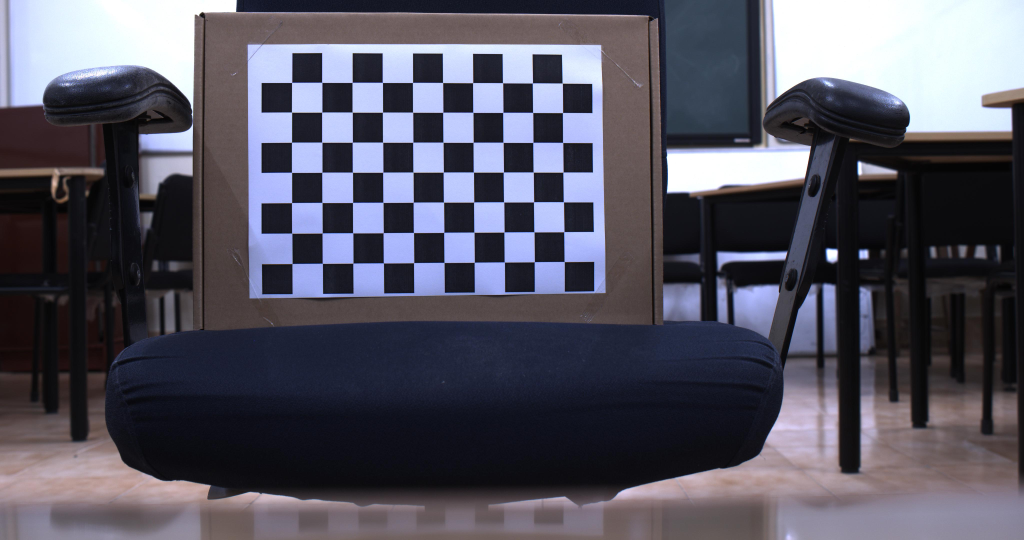
#> input picture Data/1.jpeg, 4096 x 2160 px (shown at 1/4 size); its folder holds only this picture in this run
$ python camera_calibration.py
#> lines starting #> are read from the running program, lines starting #| are printed output that depends on the picture; after the words box and inside, x2 and y2 are one past the last pixel; in counts of white or black regions, pixels touching at a corner belong together; long printed decimals are rounded
import numpy as np
import cv2
import glob
import os


#import pathlab

corner_x=10 # number of chessboard corner in x direction
corner_y=7 # number of chessboard corner in y direction

# termination criteria
criteria = (cv2.TERM_CRITERIA_EPS + cv2.TERM_CRITERIA_MAX_ITER, 100, 0.001)

# prepare object points, like (0,0,0), (1,0,0), (2,0,0) ....,(6,5,0)
objp = np.zeros((corner_y*corner_x,3), np.float32)
objp[:,:2] = np.mgrid[0:corner_x,0:corner_y].T.reshape(-1,2)

# Arrays to store object points and image points.
objpoints = [] # 3d point in real world space
jpegpoints = [] # 2d points in image plane.


images =glob.glob('./Data/*.jpeg')


found = 0
for fname in images: # here, 10 can be changed to whatever number you like to choose
    jpeg = cv2.imread(fname) # capture frame by frame
#> jpeg is the input picture: shape (2160, 4096, 3); mean B, G, R 96.6, 84.2, 85.7
    jpeg=cv2.resize(jpeg,(700,700))
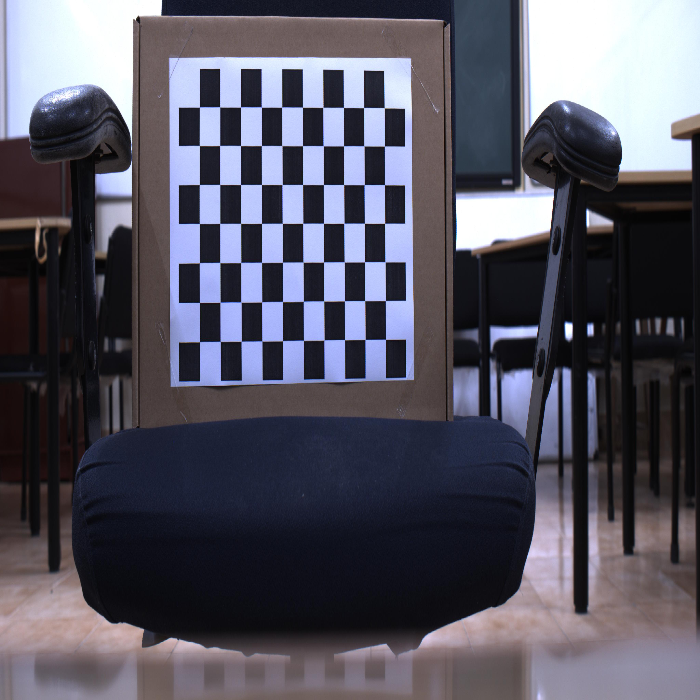
#> jpeg: shape (700, 700, 3); mean B, G, R 96.5, 84.1, 85.6
    cv2.imshow('jpeg', jpeg)
    cv2.waitKey(50)
    print(fname)
    gray = cv2.cvtColor(jpeg, cv2.COLOR_BGRA2GRAY)
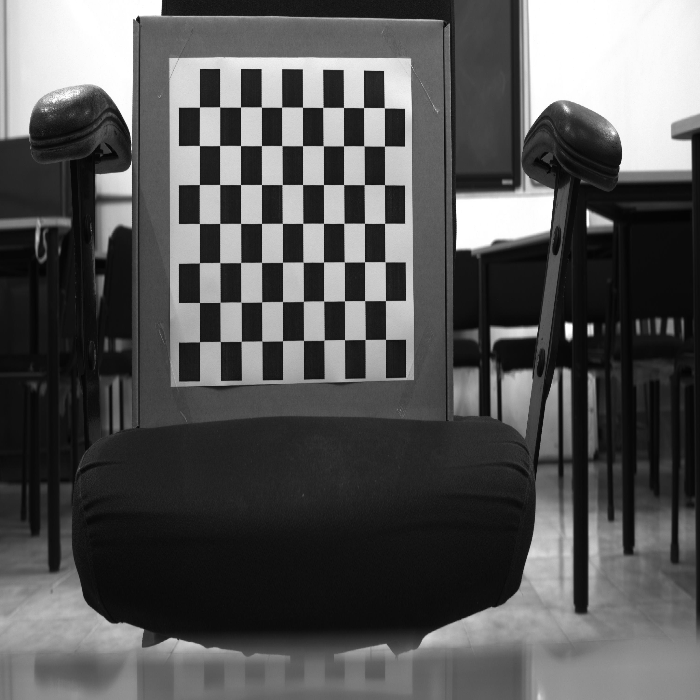
#> gray: shape (700, 700); min 3, max 255, mean 85.9

    # find the chess board corners
    ret, corners = cv2.findChessboardCorners(gray, (corner_x,corner_y), None)
#> ret = True; corners = 70 rows, first 8: [385.5, 339.4], [365.2, 339.5], [344.5, 339.6], [324.1, 340], [303.5, 340.4], [282.5, 340.7], [261.8, 341], [241.3, 341.4]
    # if found, pass object points, image points (after refining them)
    if ret == True:

        objpoints.append(objp) #Certainly, every loop objp is the same in 3D
        corners2 = cv2.cornerSubPix(gray,corners,(5,5),(-1,-1),criteria)
#> corners2 = 70 rows, first 8: [385.5, 339.4], [365.2, 339.5], [344.5, 339.7], [324, 340.1], [303.5, 340.4], [282.5, 340.7], [261.8, 341.1], [241.3, 341.4]
        jpegpoints.append(corners2)
        # Draw and display the corners
        jpeg = cv2.drawChessboardCorners(jpeg, (corner_x,corner_y), corners2, ret)
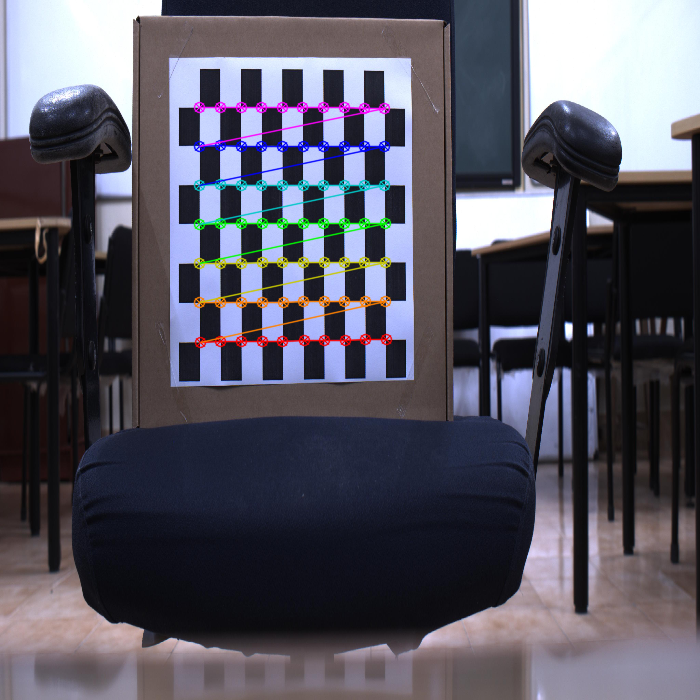
#> jpeg: shape (700, 700, 3); 2.59% of pixels changed, all inside (x1, y1, x2, y2) = (193, 101, 393, 349)
        found += 1
        jpeg=cv2.resize(jpeg,(700,700))
        cv2.imshow('chessboard', jpeg)
        cv2.waitKey(0)
        # if you want to save images with detected corners


print("number of images used for calibration: ", found)


#calibration
ret, mtx, dist, rvecs, tvecs = cv2.calibrateCamera(objpoints, jpegpoints, gray.shape[::-1], None, None)
#> ret = 0.201; mtx = [[1283.1, 0, 352], [0, 2406.7, 236.4], [0, 0, 1]]; dist = [[0.405, -11.47, 0.0069, 0.0202, -1053.6]]; rvecs = ([-0.228, 0.0995, 3.13],); tvecs = ([1.62, 2.65, 62.13],)

# transforms the matrix distortion coefficients to writeable lists
data= {'camera_matrix': np.asarray(mtx).tolist(), 'dist_coeff': np.asarray(dist).tolist()}
#> data = {'camera_matrix': [[1283.1, 0, 352], [0, 2406.7, 236.4], [0, 0, 1]], 'dist_coeff': [[0.405, -11.47, 0.0069, 0.0202, -1053.6]]}
print("Intrinsic Camera matrix:\n",mtx)
#| Intrinsic Camera matrix:
#|  [[1.28309675e+03 0.00000000e+00 3.52020160e+02]
#|  [0.00000000e+00 2.40671800e+03 2.36403547e+02]
#|  [0.00000000e+00 0.00000000e+00 1.00000000e+00]]
print("Distortion Coefficients:\n",dist)
#| Distortion Coefficients:
#|  [[ 4.05013782e-01 -1.14669729e+01  6.89807131e-03  2.02059148e-02
#|   -1.05359659e+03]]


cv2.destroyAllWindows()

$ run again, on Data/13.jpeg
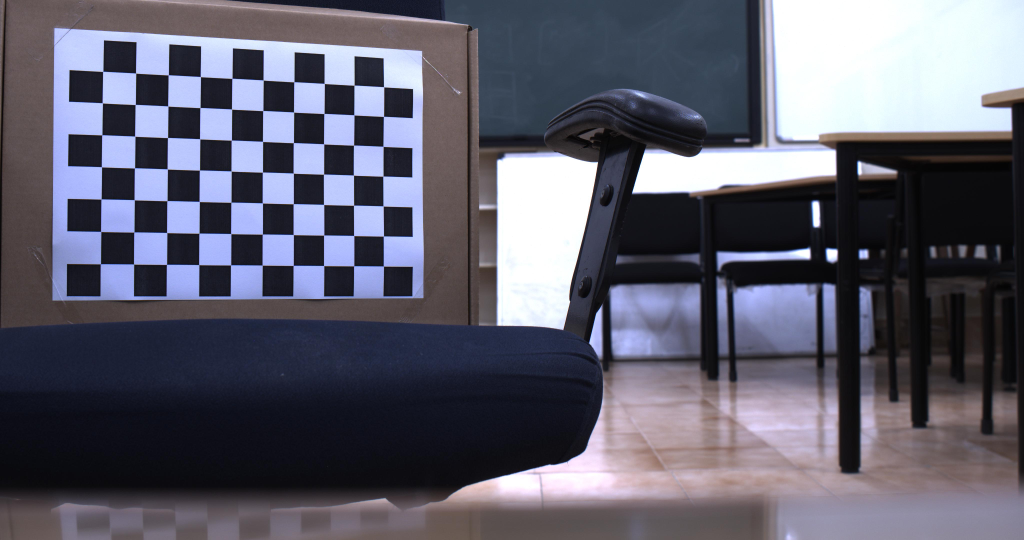
#> input picture Data/13.jpeg, 4096 x 2160 px (shown at 1/4 size)
#> jpeg is the input picture: shape (2160, 4096, 3); mean B, G, R 108.1, 94.3, 95
#> `gray = cv2.cvtColor(jpeg, cv2.COLOR_BGRA2GRAY)`:
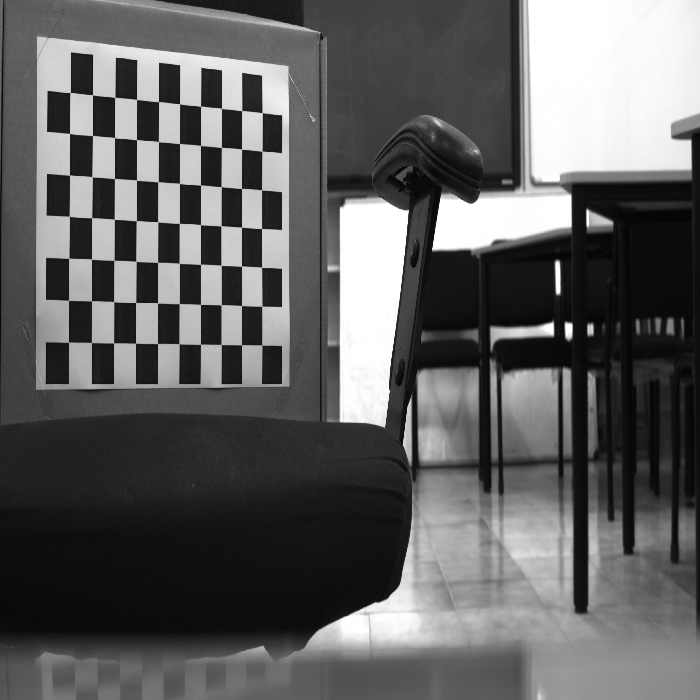
#> gray: shape (700, 700); min 3, max 255, mean 96
#> `ret, corners = cv2.findChessboardCorners(gray, (corner_x,corner_y), No..`: ret = True; corners = 70 rows, first 8: [261.8, 345], [241.5, 344.7], [221.2, 344.5], [200.5, 344.3], [179, 343.7], [157.5, 343.5], [135.5, 343.3], [113.6, 342.8]
#> corners2 = 70 rows, first 8: [261.8, 345], [241.5, 344.7], [221.2, 344.5], [200.5, 344.3], [179, 343.7], [157.5, 343.5], [135.5, 343.2], [113.6, 342.8]
#> `jpeg = cv2.drawChessboardCorners(jpeg, (corner_x,corner_y), corners2, ..`:
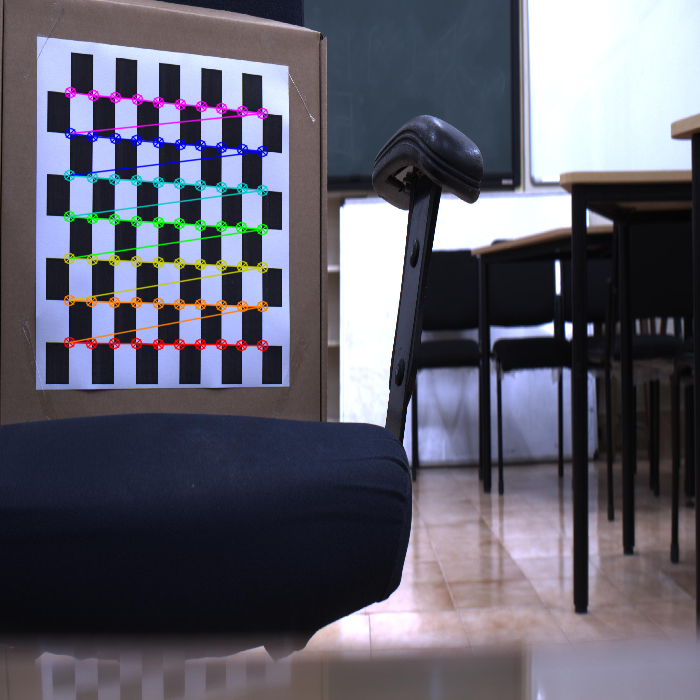
#> jpeg: shape (700, 700, 3); mean B, G, R 107.4, 94.2, 95.3
#> `ret, mtx, dist, rvecs, tvecs = cv2.calibrateCamera(objpoints, jpegpoin..`: ret = 0.197; mtx = [[737.4, 0, 336.4], [0, 1400.4, 346.1], [0, 0, 1]]; dist = [[-0.0342, -0.174, -0.00117, 0.009, 0.537]]; rvecs = ([0.514, -0.0696, -3.1],); tvecs = ([-3.63, -0.0248, 35.77],)
#> data = {'camera_matrix': [[737.4, 0, 336.4], [0, 1400.4, 346.1], [0, 0, 1]], 'dist_coeff': [[-0.0342, -0.174, -0.00117, 0.009, 0.537]]}
#| Intrinsic Camera matrix:
#|  [[7.37382353e+02 0.00000000e+00 3.36350843e+02]
#|  [0.00000000e+00 1.40039829e+03 3.46086621e+02]
#|  [0.00000000e+00 0.00000000e+00 1.00000000e+00]]
#| Distortion Coefficients:
#|  [[-0.03419 -0.1737 -0.001165  0.008999   0.5365]]

$ run again, on Data/14.jpeg
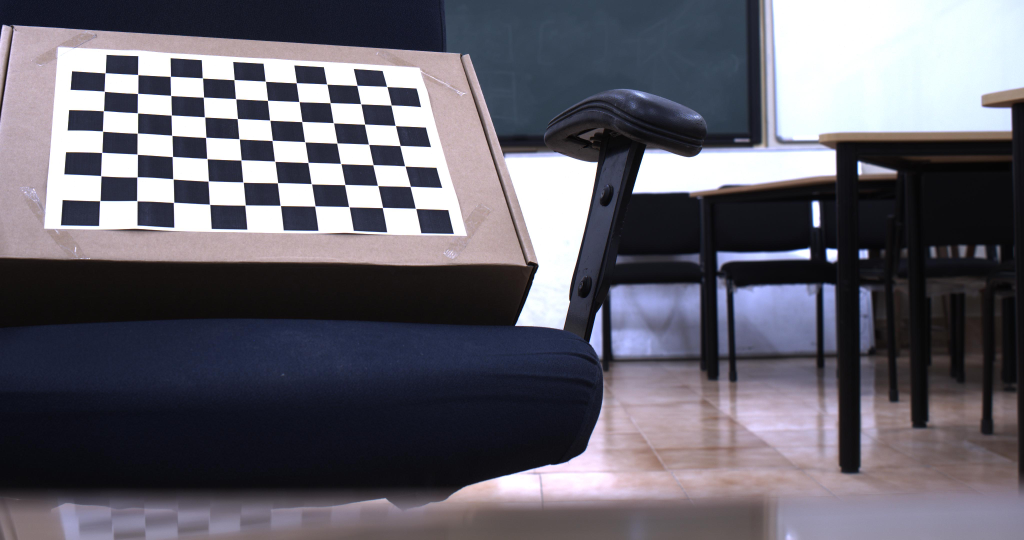
#> input picture Data/14.jpeg, 4096 x 2160 px (shown at 1/4 size)
#> jpeg is the input picture: shape (2160, 4096, 3); mean B, G, R 107.8, 98.3, 100.4
#> `gray = cv2.cvtColor(jpeg, cv2.COLOR_BGRA2GRAY)`:
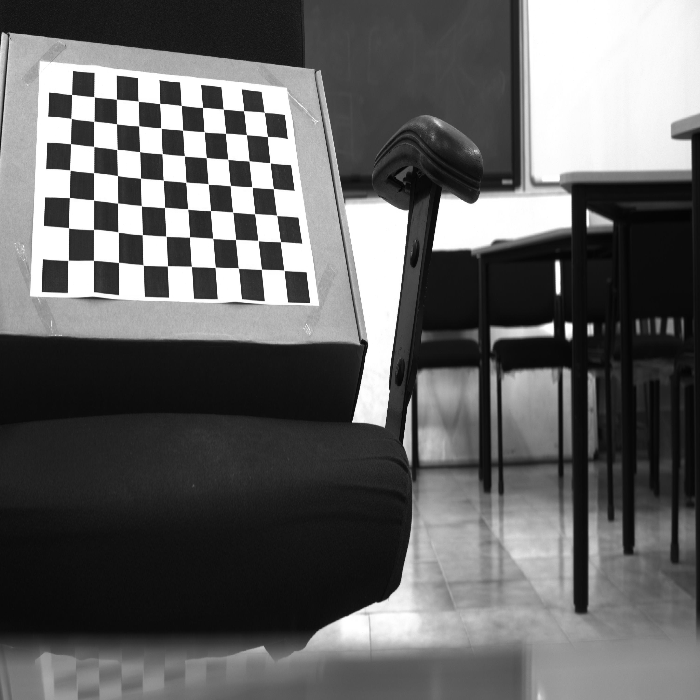
#> gray: shape (700, 700); min 4, max 255, mean 99.9
#> `ret, corners = cv2.findChessboardCorners(gray, (corner_x,corner_y), No..`: ret = True; corners = 70 rows, first 8: [283.9, 270.3], [261.5, 269.3], [238.5, 268.1], [215.3, 267.3], [191.5, 266.4], [167.4, 265.8], [143.3, 265.1], [118.5, 262.5]
#> corners2 = 70 rows, first 8: [284.1, 270.2], [261.6, 269.3], [238.2, 268], [215.3, 267.3], [191.4, 266.4], [167.4, 265.8], [143.3, 265.1], [118.5, 262.5]
#> `jpeg = cv2.drawChessboardCorners(jpeg, (corner_x,corner_y), corners2, ..`:
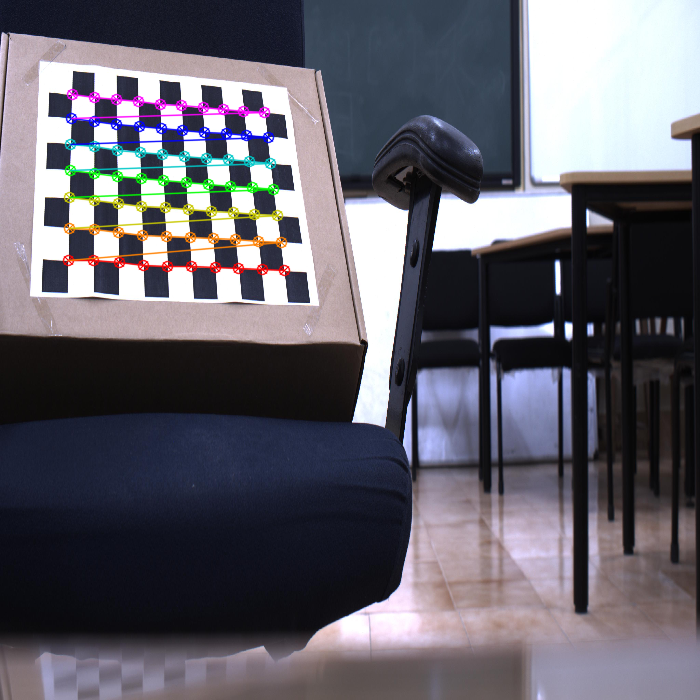
#> jpeg: shape (700, 700, 3); mean B, G, R 106.8, 97.6, 100
#> `ret, mtx, dist, rvecs, tvecs = cv2.calibrateCamera(objpoints, jpegpoin..`: ret = 0.651; mtx = [[845.5, 0, 291.5], [0, 2015.8, 358], [0, 0, 1]]; dist = [[0.659, -7.09, -0.0445, 0.016, 34.71]]; rvecs = ([-0.277, 1.42, 2.68],); tvecs = ([-0.327, -1.59, 36.91],)
#> data = {'camera_matrix': [[845.5, 0, 291.5], [0, 2015.8, 358], [0, 0, 1]], 'dist_coeff': [[0.659, -7.09, -0.0445, 0.016, 34.71]]}
#| Intrinsic Camera matrix:
#|  [[8.45515425e+02 0.00000000e+00 2.91530014e+02]
#|  [0.00000000e+00 2.01582478e+03 3.57970414e+02]
#|  [0.00000000e+00 0.00000000e+00 1.00000000e+00]]
#| Distortion Coefficients:
#|  [[ 6.59401880e-01 -7.09379723e+00 -4.45469493e-02  1.60051811e-02
#|    3.47070292e+01]]

$ run again, on Data/15.jpeg
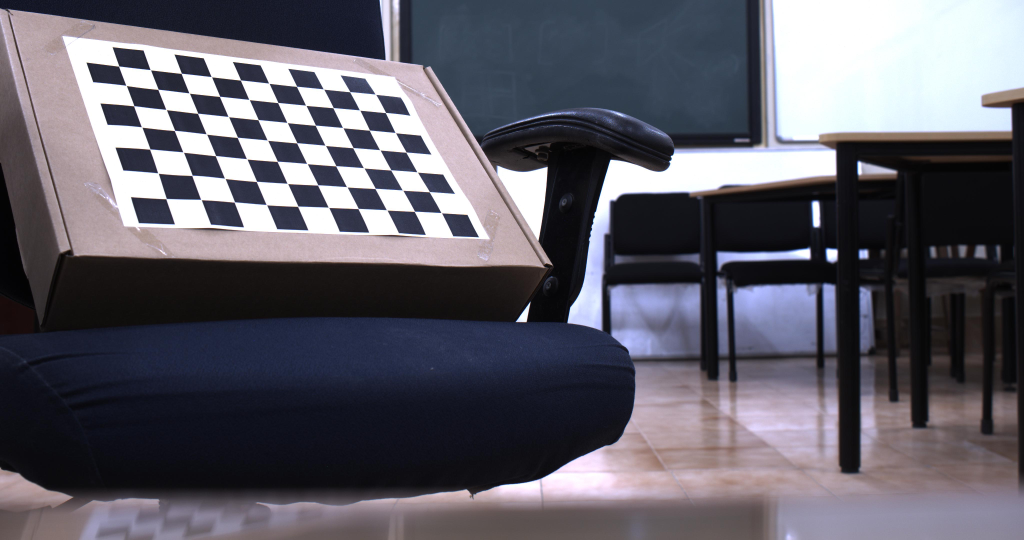
#> input picture Data/15.jpeg, 4096 x 2160 px (shown at 1/4 size)
#> jpeg is the input picture: shape (2160, 4096, 3); mean B, G, R 103.6, 94.1, 96.1
#> `gray = cv2.cvtColor(jpeg, cv2.COLOR_BGRA2GRAY)`:
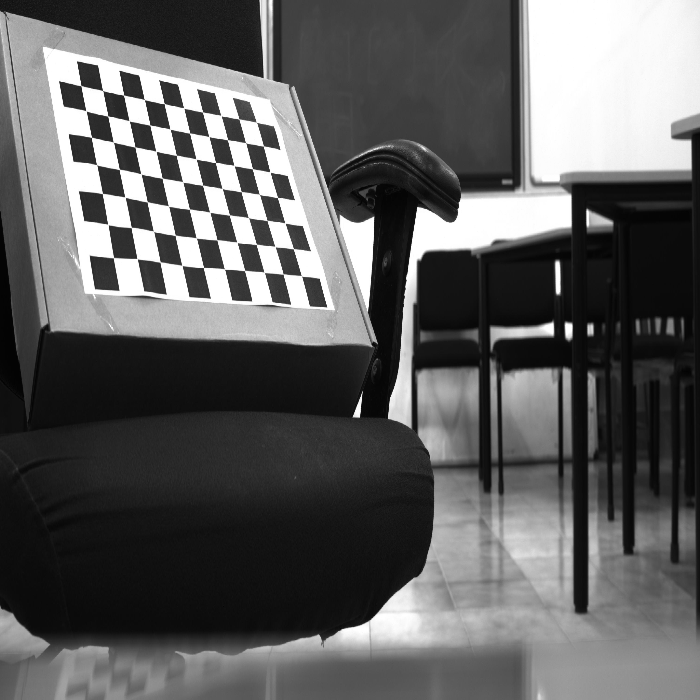
#> gray: shape (700, 700); min 1, max 255, mean 95.7
#> `ret, corners = cv2.findChessboardCorners(gray, (corner_x,corner_y), No..`: ret = True; corners = 70 rows, first 8: [301.5, 275.9], [283.2, 274], [263.9, 272.2], [244.5, 270.4], [224.5, 269.1], [203.6, 267.5], [182, 265.5], [160.3, 262.1]
#> corners2 = 70 rows, first 8: [301.5, 275.9], [283.2, 274], [264.1, 272.1], [244.6, 270.5], [224.5, 269.1], [203.4, 267.5], [181.9, 265.4], [160.1, 262]
#> `jpeg = cv2.drawChessboardCorners(jpeg, (corner_x,corner_y), corners2, ..`:
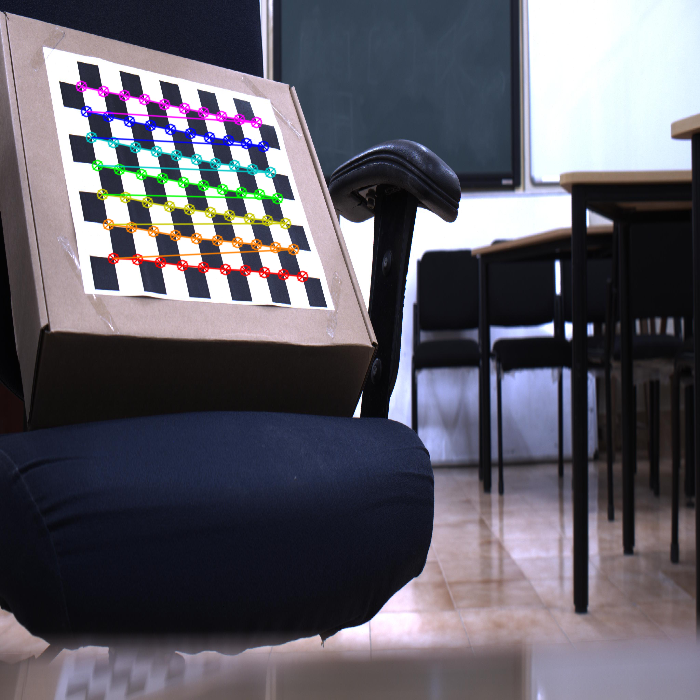
#> jpeg: shape (700, 700, 3); mean B, G, R 102.6, 93.3, 95.6
#> `ret, mtx, dist, rvecs, tvecs = cv2.calibrateCamera(objpoints, jpegpoin..`: ret = 0.639; mtx = [[794.3, 0, 349.7], [0, 2238, 350.3], [0, 0, 1]]; dist = [[-1.03, 3.08, -0.0978, -0.159, -8.53]]; rvecs = ([-0.655, 1.38, 2.44],); tvecs = ([-2.46, -1.33, 41.52],)
#> data = {'camera_matrix': [[794.3, 0, 349.7], [0, 2238, 350.3], [0, 0, 1]], 'dist_coeff': [[-1.03, 3.08, -0.0978, -0.159, -8.53]]}
#| Intrinsic Camera matrix:
#|  [[7.94253567e+02 0.00000000e+00 3.49707295e+02]
#|  [0.00000000e+00 2.23802218e+03 3.50268073e+02]
#|  [0.00000000e+00 0.00000000e+00 1.00000000e+00]]
#| Distortion Coefficients:
#|  [[-1.030  3.082 -0.0978  -0.1588 -8.528]]
